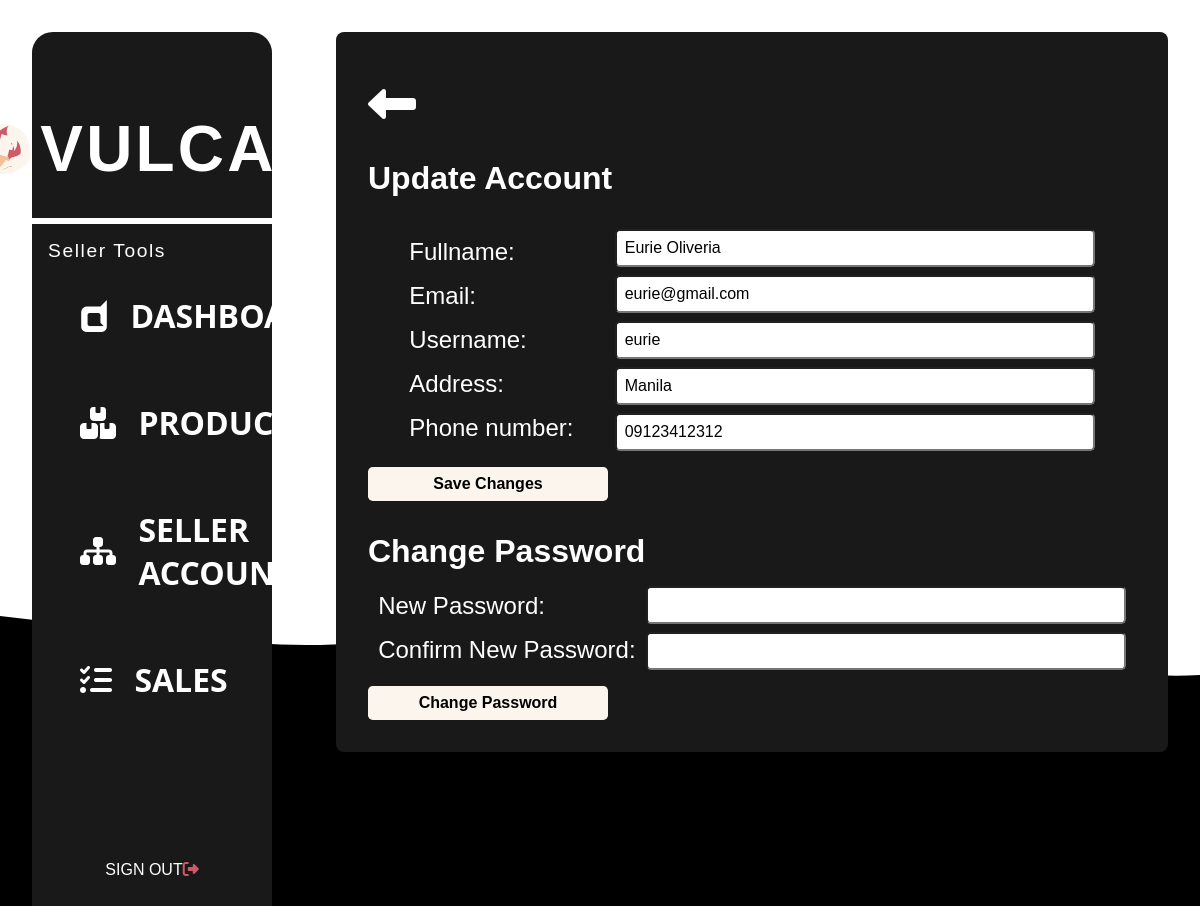
Page /php/seller.php?id=11 on the earlier database version.
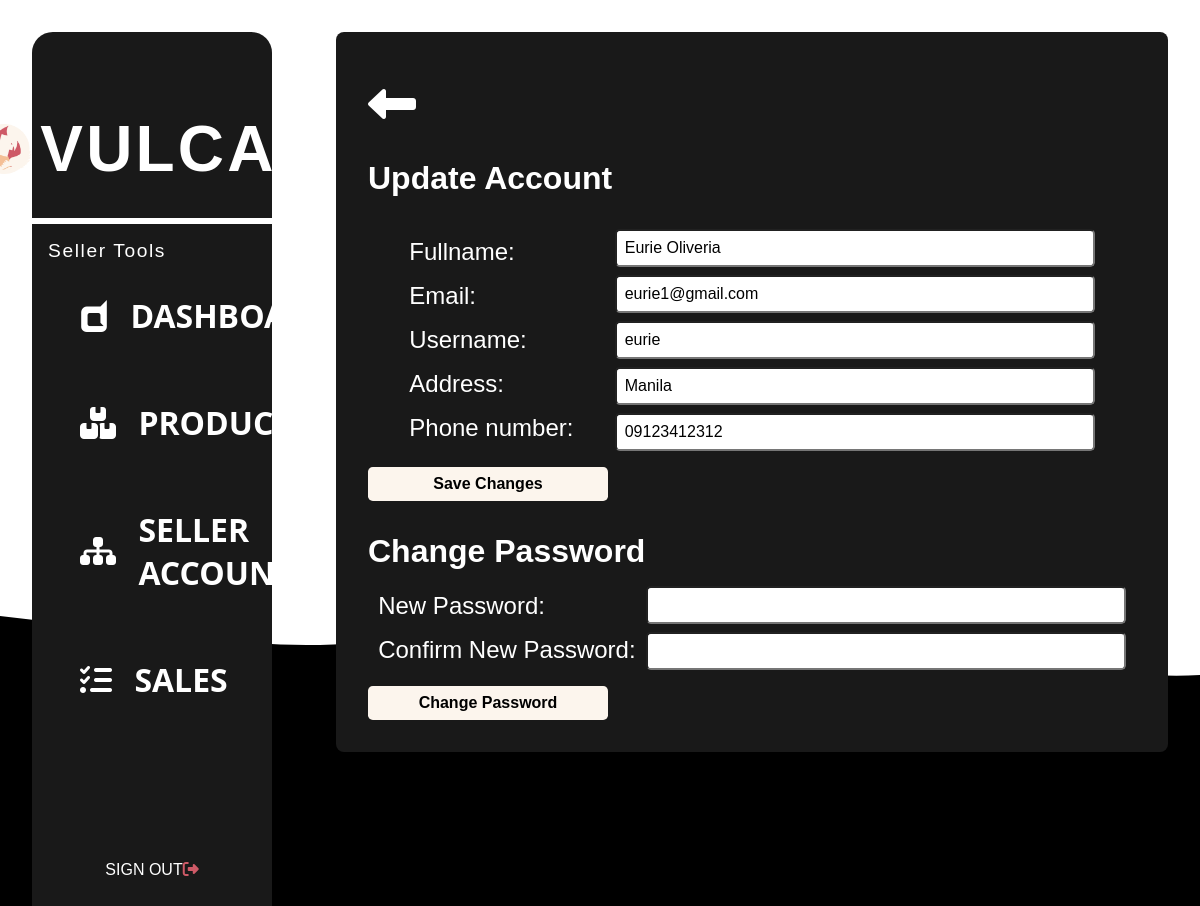
Same page on the later database version.
### tables this page shows
CREATE TABLE `tbusers` (
  `user_id` int(11) NOT NULL,
  `user_fullName` varchar(255) NOT NULL,
  `user_username` varchar(255) NOT NULL,
  `user_password` varchar(255) NOT NULL,
  `user_email` varchar(255) NOT NULL,
  `user_contactNo` varchar(255) NOT NULL,
  `user_address` varchar(255) NOT NULL,
  `acc_type` varchar(255) NOT NULL
);

### php/seller.php (the view, shortened to what this page needs)
<?php
include("conn.php");
if (isset($_GET['id'])) {
    $userID = $_GET['id'];
    $user_query = "SELECT `user_id`, `user_fullName`, `user_username`, `user_password`, `user_email`, `user_contactNo`, `user_address`, `acc_type` FROM `tbusers` WHERE `user_id` = " . $userID;
    $result = $conn->query($user_query);
    if ($result->num_rows > 0) {
        $userData = $result->fetch_assoc();
    }
}
?>
<!DOCTYPE html>
<html lang="en">
<head>
    <link rel="stylesheet" href="../styles/seller.css">
</head>
<body>
<div class="seller-container">
        <?php include("../php/dashboard.php"); ?>
        <div class="form-container">
        <div class="back">
         <a href="seller-account.php"><i class="fa-solid fa-left-long"></i></a>
         </div>
            <h1 class="title">Update Account</h1>
            <form method="POST" class="first-form" enctype="multipart/form-data">
                <div class="data">
                    <div class="labels">
                        <label for="txt-fullname">Fullname:</label>
                        <label for="txt-email">Email:</label>
                        <label for="txt-username">Username:</label>
                        <label for="txt-address">Address:</label>
                        <label for="txt-phonenumber">Phone number:</label>
                    </div>
                    <div class="inputs">
                        <input type="text" name="txt-fullname" id="txt-fullname" value="<?php echo isset($userData['user_fullName']) ? $userData['user_fullName'] : ''; ?>" required>
                        <input type="text" name="txt-email" id="txt-email" value="<?php echo isset($userData['user_email']) ? $userData['user_email'] : ''; ?>" required>
                        <input type="text" name="txt-username" id="txt-username" value="<?php echo isset($userData['user_username']) ? $userData['user_username'] : ''; ?>" required>
                        <input type="text" name="txt-address" id="txt-address" value="<?php echo isset($userData['user_address']) ? $userData['user_address'] : ''; ?>" required>
                        <input type="text" name="txt-phonenumber" id="txt-phonenumber" value="<?php echo isset($userData['user_contactNo']) ? $userData['user_contactNo'] : ''; ?>" required>
                    </div>
                </div>
                <input type="submit" name="change-info" id="change-info" value="Save Changes">
            </form>
            <form method="POST" class="second-form">
            <h1 class="title">Change Password</h1>
                <div class="data">
                    <div class="labels">
                        <label for="txt-password">New Password:</label>
                        <label for="txt-confirmpassword">Confirm New Password:</label>
                    </div>
                    <div class="inputs">
                        <input type="password" name="txt-password" id="txt-password" required>
                        <input type="password" name="txt-confirmpassword" id="txt-confirmpassword" required>
                    </div>
                </div>
                <input type="submit" name="change-pass" id="change-pass" value="Change Password">
            </form>
        </div>
    </div>
</body>
</html>

Differences in the rows shown:
changed tbusers "Eurie Oliveria": txt-email "eurie@gmail.com" → "eurie1@gmail.com"
